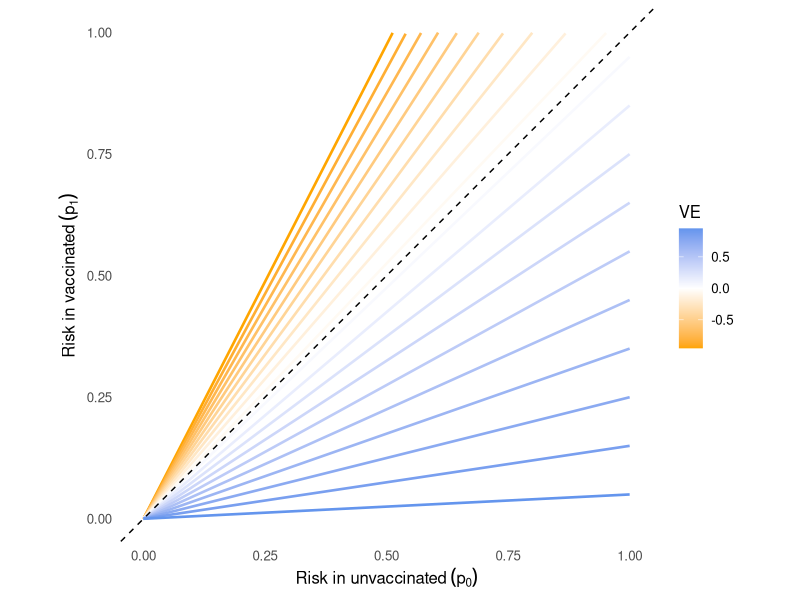
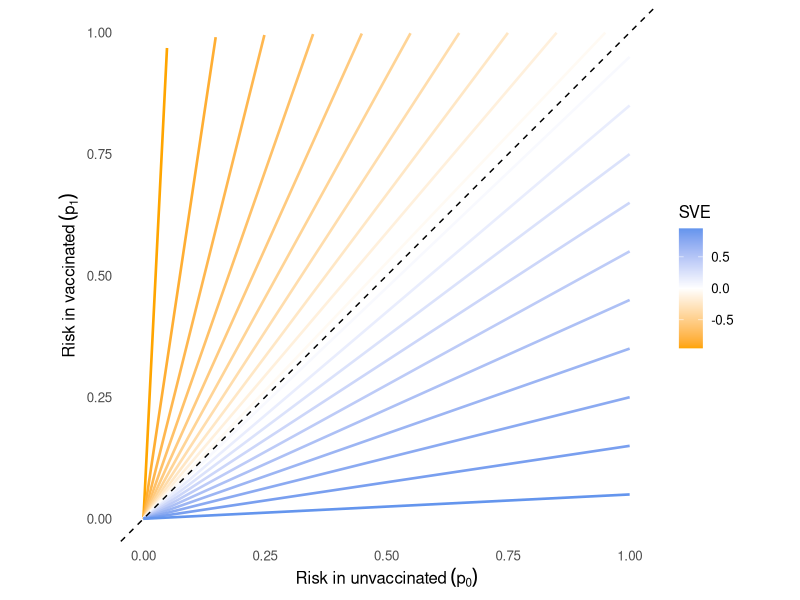
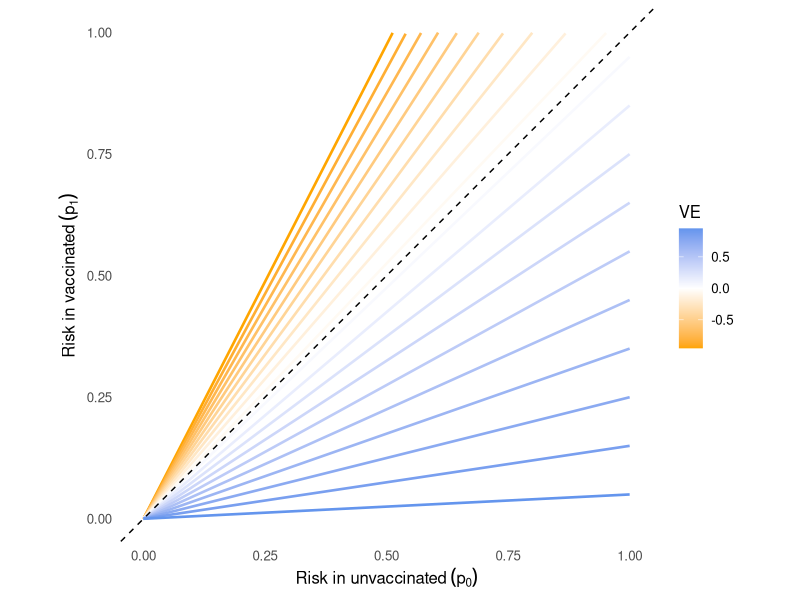
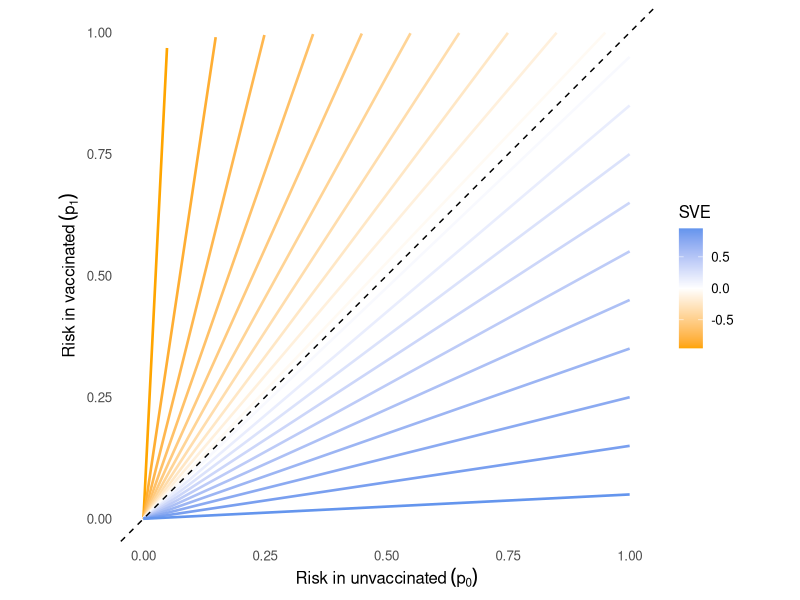

The R source for these figures, in order:
library(ggplot2)

ve_curve <- function(VE, p0_vals) {
  p1 <- (1 - VE) * p0_vals
  p1[p1 < 0] <- NA_real_
  p1[p1 > 1] <- NA_real_
  data.frame(p0 = p0_vals, p1 = p1, effect = VE)
}

sve_curve <- function(SVE, p0_vals) {
  if (SVE >= 0) {
    p1 <- (1 - SVE) * p0_vals
  } else {
    denom <- 1 + SVE
    p1 <- p0_vals / denom
  }
  p1[p1 < 0] <- NA_real_
  p1[p1 > 1] <- NA_real_
  data.frame(p0 = p0_vals, p1 = p1, effect = SVE)
}

p0_vals <- seq(0, 1, length.out = 600) 
ve_values <- seq(-0.95, 0.95, length.out = 20)
sve_values <- seq(-0.95, 0.95, length.out = 20)  

ve_lines <- do.call(rbind, lapply(ve_values, ve_curve, p0_vals = p0_vals))
sve_lines <- do.call(rbind, lapply(sve_values, sve_curve, p0_vals = p0_vals))

ggplot(ve_lines, aes(x = p0, y = p1, group = factor(effect), color = effect)) +
  geom_line(size = 0.9) +
  geom_abline(slope = 1, intercept = 0, linetype = "dashed") +
  scale_color_gradient2(name = "VE", midpoint = 0, 
                        low = "orange", mid = "white", high = "cornflower blue") + 
  labs(
    x = expression("Risk in unvaccinated" ~ (p[0])),
    y = expression("Risk in vaccinated" ~ (p[1]))) +
  coord_equal() +
  theme_minimal(base_size = 12) + 
  theme(panel.grid = element_blank())

ggsave("fig1-a.png", width = 5, height = 4, dpi = 300)

ggplot(sve_lines, aes(x = p0, y = p1, group = factor(effect), color = effect)) +
  geom_line(size = 0.9) +
  geom_abline(slope = 1, intercept = 0, linetype = "dashed") +
  scale_color_gradient2(name = "SVE", midpoint = 0, 
                        low = "orange", mid = "white", high = "cornflower blue") + 
  labs(
    x = expression("Risk in unvaccinated" ~ (p[0])),
    y = expression("Risk in vaccinated" ~ (p[1]))) +
  coord_equal() +
  theme_minimal(base_size = 12) + 
  theme(panel.grid = element_blank())

ggsave("fig1-b.png", width = 5, height = 4, dpi = 300)
